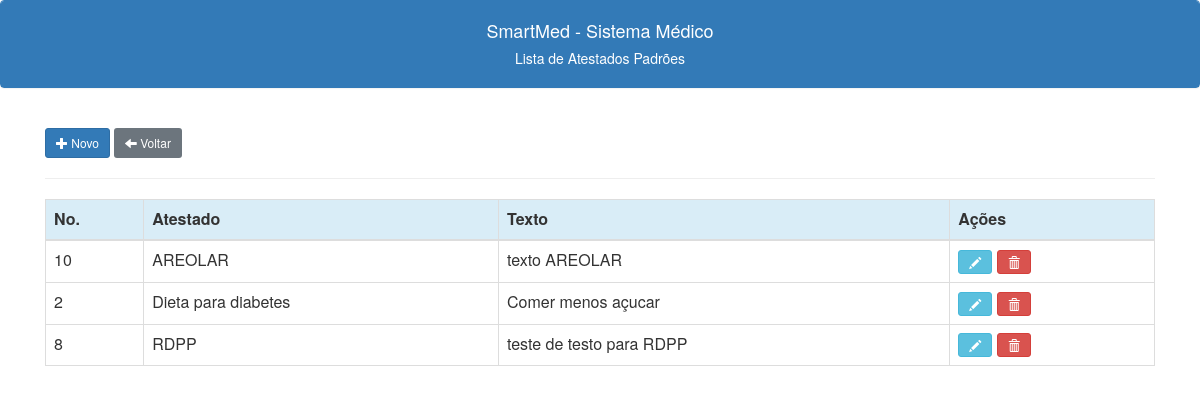
Screenshot of /cadastros/atestados/atestados_padroes_lista.php with the database file from the repository.
### tables this page shows
CREATE TABLE IF NOT EXISTS `atestados` (
  `id` int NOT NULL AUTO_INCREMENT,
  `descricao` varchar(150) NOT NULL,
  `texto` blob NOT NULL,
  PRIMARY KEY (`id`)
);

### cadastros/atestados/atestados_padroes_lista.php (the view, shortened to what this page needs)
<?php
include("../../conexao.php");
include("../../links.php");
?>
<!doctype html>
<html lang="en">
<head>
</head>
<body>
    <div class="panel panel-primary class">
        <div class="panel-heading text-center">
            <h4>SmartMed - Sistema Médico</h4>
            <h5>Lista de Atestados Padrões<h5>
        </div>
    </div>
    <br>
    <div class="container -my5">
        <button type="button" class="btn btn-primary btn-sm" data-toggle="modal" data-target="#novoatestadoModal"><span class="glyphicon glyphicon-plus"></span>
            Novo
        </button>
        <a class="btn btn-secondary btn-sm" href="/smedweb/menu.php"><span class="glyphicon glyphicon-arrow-left"></span> Voltar</a>
        <hr>
        <table class="table display table-bordered tabatestados">
            <thead class="thead">
                <tr class="info">
                    <th scope="col">No.</th>
                    <th scope="col">Atestado</th>
                    <th scope="col">Texto</th>
                    <th scope="col">Ações</th>
                </tr>
            </thead>
            <tbody>
                <?php
                $c_sql = "SELECT atestados.id, atestados.descricao, atestados.texto FROM atestados ORDER BY atestados.descricao";
                $result = $conection->query($c_sql);
                while ($c_linha = $result->fetch_assoc()) {
                    echo "
                    <tr>
                    <td>$c_linha[id]</td>
                    <td>$c_linha[descricao]</td>
                    <td>$c_linha[texto]</td>
                    <td>
                    <button class='btn btn-info btn-sm editbtn' data-toggle=modal' title='Editar Atestado'><span class='glyphicon glyphicon-pencil'></span></button>
                    <a class='btn btn-danger btn-sm' title='Excluir Atestado' href='javascript:func()'onclick='confirmacao($c_linha[id])'><span class='glyphicon glyphicon-trash'></span></a>
                    </td>
                    </tr>
                    ";
                }
                ?>
            </tbody>
        </table>
    </div>
</body>
</html>

### rows the page displays
atestados: id "10", descricao "AREOLAR", texto "texto AREOLAR"
atestados: id "2", descricao "Dieta para diabetes", texto "Comer menos açucar"
atestados: id "8", descricao "RDPP", texto "teste de testo para RDPP"
